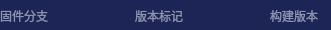
     <widget class="QGroupBox" name="ctrl_groupBox_version">
      <property name="geometry">
       <rect>
        <x>670</x>
        <y>8</y>
        <width>331</width>
        <height>30</height>
       </rect>
      </property>
      <property name="styleSheet">
       <string notr="true">QGroupBox {
    border: none; /* 移除边框 */
	background:rgb(29, 37, 86);
	border-radius: 3px;
}</string>
      </property>
      <property name="title">
       <string/>
      </property>
      <widget class="QWidget" name="horizontalLayoutWidget">
       <property name="geometry">
        <rect>
         <x>0</x>
         <y>0</y>
         <width>331</width>
         <height>31</height>
        </rect>
       </property>
       <layout class="QHBoxLayout" name="horizontalLayout">
        <item>
         <widget class="QLabel" name="label_2">
          <property name="styleSheet">
           <string notr="true">color:rgb(138, 144, 176);</string>
          </property>
          <property name="text">
           <string>固件分支</string>
          </property>
         </widget>
        </item>
        <item>
         <widget class="QLabel" name="ctrl_version_label_branch">
          <property name="styleSheet">
           <string notr="true">color:rgb(138, 144, 176);</string>
          </property>
          <property name="text">
           <string/>
          </property>
         </widget>
        </item>
        <item>
         <spacer name="horizontalSpacer">
          <property name="orientation">
           <enum>Qt::Orientation::Horizontal</enum>
          </property>
          <property name="sizeHint" stdset="0">
           <size>
            <width>40</width>
            <height>20</height>
           </size>
          </property>
         </spacer>
        </item>
        <item>
         <widget class="QLabel" name="label_4">
          <property name="styleSheet">
           <string notr="true">color:rgb(138, 144, 176);</string>
          </property>
          <property name="text">
           <string>版本标记</string>
          </property>
         </widget>
        </item>
        <item>
         <widget class="QLabel" name="ctrl_version_label_hash">
          <property name="styleSheet">
           <string notr="true">color:rgb(138, 144, 176);</string>
          </property>
          <property name="text">
           <string/>
          </property>
         </widget>
        </item>
        <item>
         <spacer name="horizontalSpacer_2">
          <property name="orientation">
           <enum>Qt::Orientation::Horizontal</enum>
          </property>
          <property name="sizeHint" stdset="0">
           <size>
            <width>40</width>
            <height>20</height>
           </size>
          </property>
         </spacer>
        </item>
        <item>
         <widget class="QLabel" name="label_7">
          <property name="styleSheet">
           <string notr="true">color:rgb(138, 144, 176);</string>
          </property>
          <property name="text">
           <string>构建版本</string>
          </property>
         </widget>
        </item>
        <item>
         <widget class="QLabel" name="ctrl_version_label_build_version">
          <property name="styleSheet">
           <string notr="true">color:rgb(138, 144, 176);</string>
          </property>
          <property name="text">
           <string/>
          </property>
         </widget>
        </item>
       </layout>
      </widget>
     </widget>
